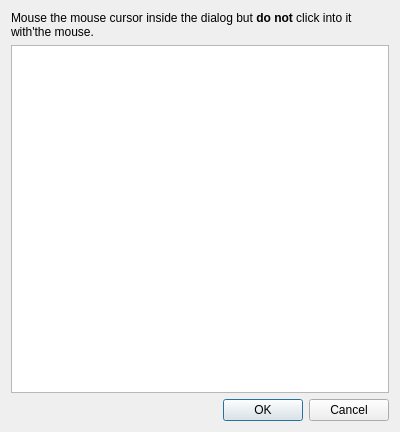
<?xml version="1.0" encoding="UTF-8"?>
<ui version="4.0">
 <class>HWButtonDialog</class>
 <widget class="QDialog" name="HWButtonDialog">
  <property name="geometry">
   <rect>
    <x>0</x>
    <y>0</y>
    <width>400</width>
    <height>432</height>
   </rect>
  </property>
  <property name="windowTitle">
   <string>Dialog</string>
  </property>
  <layout class="QVBoxLayout" name="verticalLayout">
   <item>
    <widget class="QLabel" name="label">
     <property name="sizePolicy">
      <sizepolicy hsizetype="Minimum" vsizetype="Minimum">
       <horstretch>0</horstretch>
       <verstretch>0</verstretch>
      </sizepolicy>
     </property>
     <property name="text">
      <string>Mouse the mouse cursor inside the dialog but &lt;b&gt;do not&lt;/b&gt; click into it with'the mouse.</string>
     </property>
     <property name="wordWrap">
      <bool>true</bool>
     </property>
    </widget>
   </item>
   <item>
    <widget class="QTextEdit" name="textEdit">
     <property name="undoRedoEnabled">
      <bool>false</bool>
     </property>
     <property name="readOnly">
      <bool>true</bool>
     </property>
     <property name="textInteractionFlags">
      <set>Qt::NoTextInteraction</set>
     </property>
    </widget>
   </item>
   <item>
    <widget class="QDialogButtonBox" name="buttonBox">
     <property name="orientation">
      <enum>Qt::Horizontal</enum>
     </property>
     <property name="standardButtons">
      <set>QDialogButtonBox::Cancel|QDialogButtonBox::Ok</set>
     </property>
    </widget>
   </item>
  </layout>
 </widget>
 <resources/>
 <connections>
  <connection>
   <sender>buttonBox</sender>
   <signal>accepted()</signal>
   <receiver>HWButtonDialog</receiver>
   <slot>accept()</slot>
   <hints>
    <hint type="sourcelabel">
     <x>248</x>
     <y>254</y>
    </hint>
    <hint type="destinationlabel">
     <x>157</x>
     <y>274</y>
    </hint>
   </hints>
  </connection>
  <connection>
   <sender>buttonBox</sender>
   <signal>rejected()</signal>
   <receiver>HWButtonDialog</receiver>
   <slot>reject()</slot>
   <hints>
    <hint type="sourcelabel">
     <x>316</x>
     <y>260</y>
    </hint>
    <hint type="destinationlabel">
     <x>286</x>
     <y>274</y>
    </hint>
   </hints>
  </connection>
 </connections>
</ui>
